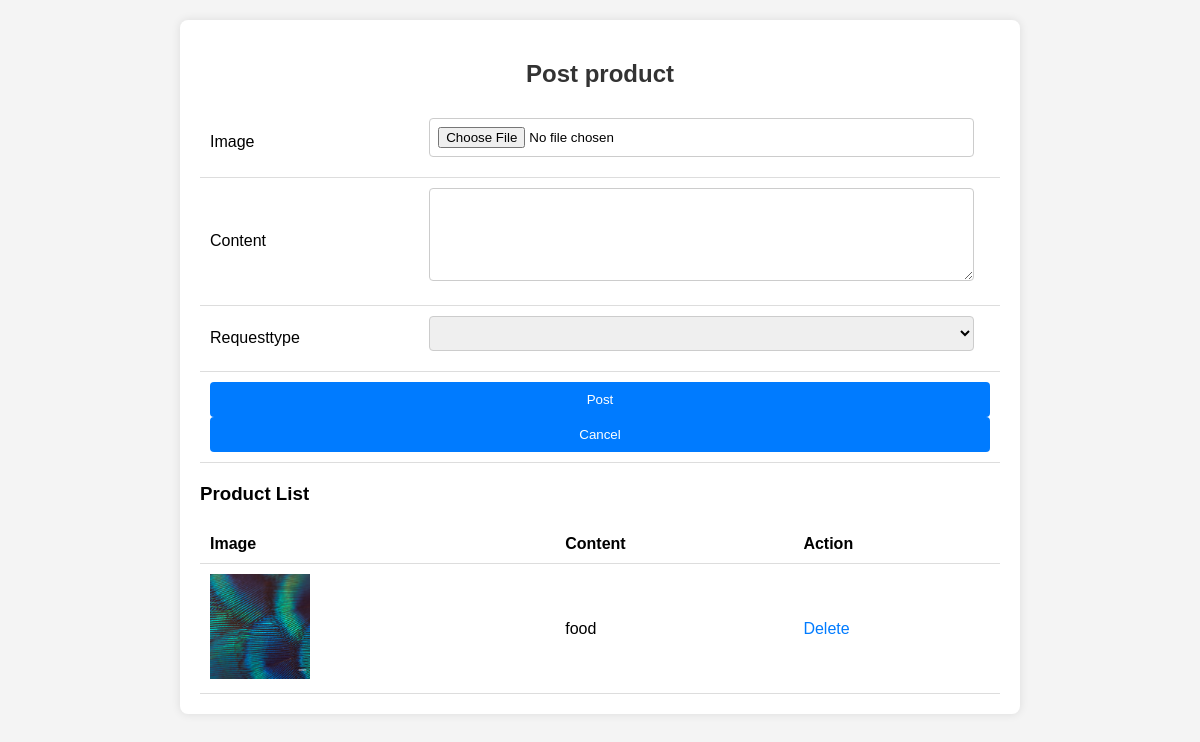
Page /Helpers/postproduct/ (signed in) on the earlier database version.
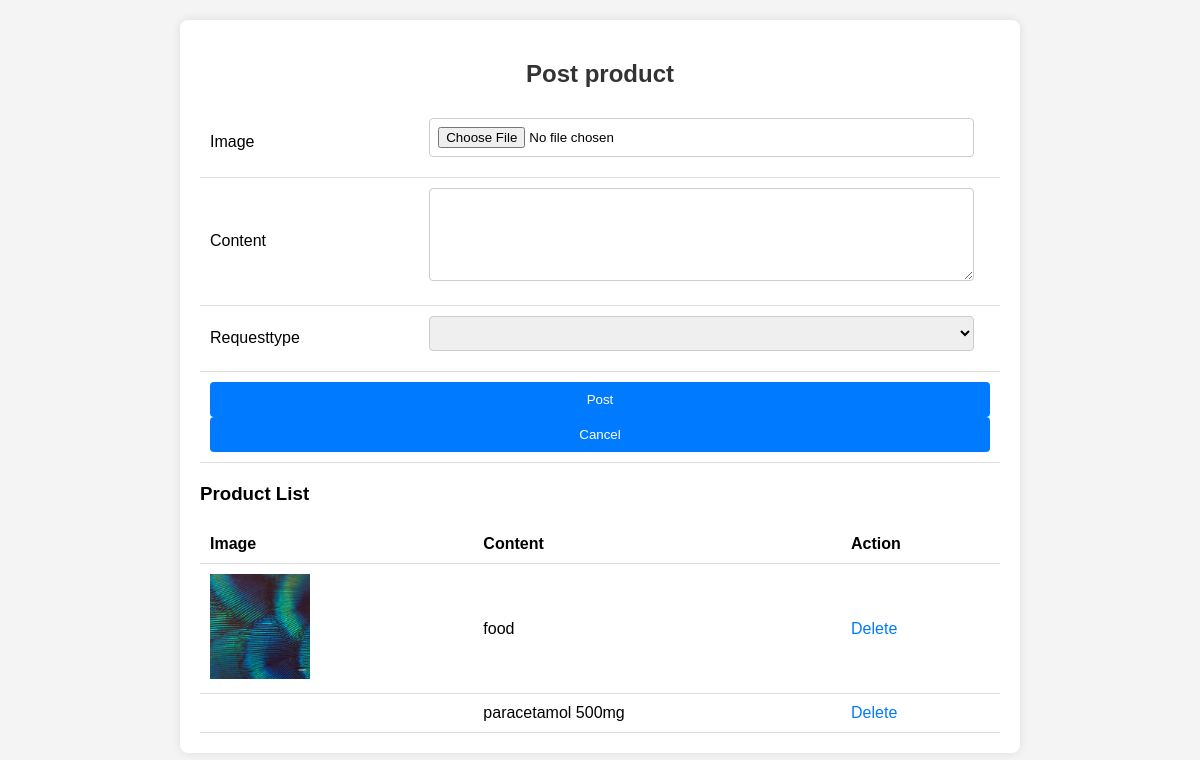
Same page on the later database version.
### Helpers/models.py (models this page shows)
class tbl_post(models.Model):
    post_image=models.FileField(upload_to="Post/")
    post_content=models.CharField(max_length=50)
    post_request=models.ForeignKey(tbl_request,on_delete=models.CASCADE)
    helpers=models.ForeignKey(tbl_helper,on_delete=models.CASCADE)

### Helpers/views.py (the view)
# urls.py: path('postproduct/',views.postproduct,name="PostProduct"),
def postproduct(request):
    request_data=tbl_request.objects.all()
    post=tbl_post.objects.all()
    hdata=tbl_helper.objects.get(id=request.session['hid'])
    if request.method=="POST":
        image=request.FILES.get("post_image")
        content=request.POST.get("post_content")
        rqst=tbl_request.objects.get(id=request.POST.get('post_request'))
        tbl_post.objects.create(post_image=image,post_content=content,post_request=rqst,helpers=hdata)
        return render(request,'Helpers/Post.html',{'rqst':request_data,'post': post,'post': post})
    else:
        return render(request,'Helpers/Post.html',{'rqst':request_data,'post': post,'post': post})

### Helpers/Templates/Helpers/Post.html (shortened to what this page needs)
<!DOCTYPE html>
<html lang="en">
<head>
</head>
<body>
    <div class="container">
        <h2>Post product</h2>
        <form action="" method="post" enctype="multipart/form-data">
            <table>
                <tr>
                    <td>Image</td>
                    <td><input type="file" name="post_image" id="post_image"></td>
                </tr>
                <tr>
                    <td>Content</td>
                    <td><textarea name="post_content" id="post_content" rows="5"></textarea></td>
                </tr>
                <tr>
                    <td>Requesttype</td>
                    <td>
                        <select name="post_request" id="post_request">
                            <option value="select"></option>
                            {% for i in rqst %}
                            <option value="{{i.id}}">{{i.request_name}}</option>
                            {% endfor %}
                        </select>
                    </td>
                </tr>
                <tr>
                    <td colspan="2">
                        <input type="submit" value="Post">
                        <input type="reset" value="Cancel">
                    </td>
                </tr>
            </table>
        </form>
        <div class="product-list">
            <h3>Product List</h3>
            <table>
                <tr>
                    <th>Image</th>
                    <th>Content</th>
                    <th>Action</th>
                </tr>
                {% for i in post %}
                <tr>
                    <td><img src="{{ i.post_image.url }}" alt=""></td>
                    <td>{{i.post_content}}</td>
                    <td><a class="action-link" href="{% url 'Helpers:deleteproduct' i.id %}">Delete</a></td>
                </tr>
                {% endfor %}
            </table>
        </div>
    </div>
</body>
</html>

Differences in the rows shown:
added tbl_post: post_content "paracetamol 500mg"
